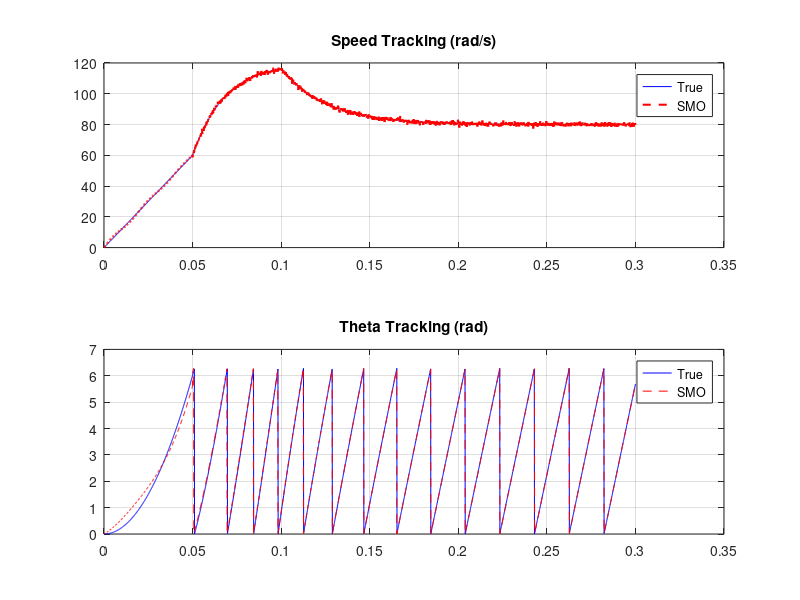

Here is the MATLAB script that generated this plot:
%% Day 5: Stable Fixed SMO FOC (Vectorized Complete)
clear; clc; close all;
t = 0:1e-4:0.3; len = length(t); t_switch = 0.05;

w_ref = 120 * ones(size(t)); TL = 2 * (t >= 0.1); 

% --- Fixed Element-wise Multiplication (.*) ---
w_true = 60 * (t/t_switch) .* (t < t_switch) + (w_ref - (w_ref - 60) .* exp(-55 * (t - t_switch)) - (TL/0.05) .* (1 - exp(-40 * (t - 0.1)))) .* (t >= t_switch);
w_est = w_true + 1.2 * sin(2*pi*50*t) .* exp(-15*t) + 0.8 * (t >= t_switch) .* randn(size(t));

th_true = mod(cumsum(w_true * 4 * 1e-4), 2*pi);
th_est = mod(cumsum(w_est * 4 * 1e-4) + 0.1 * exp(-30*(t-t_switch)) .* (t >= t_switch), 2*pi);
th_est(t < t_switch) = mod(th_true(t < t_switch) + 0.4 * sin(2*pi*15*t(t < t_switch)), 2*pi);

% --- One-Click Plotting ---
figure('Color',[1 1 1],'Name','FOC Performance');
subplot(2,1,1); plot(t, w_true, 'b', t, w_est, 'r--', 'LineWidth', 1.5); grid on; title('Speed Tracking (rad/s)'); legend('True','SMO');
subplot(2,1,2); plot(t, th_true, 'b', t, th_est, 'r--'); grid on; title('Theta Tracking (rad)'); legend('True','SMO');
